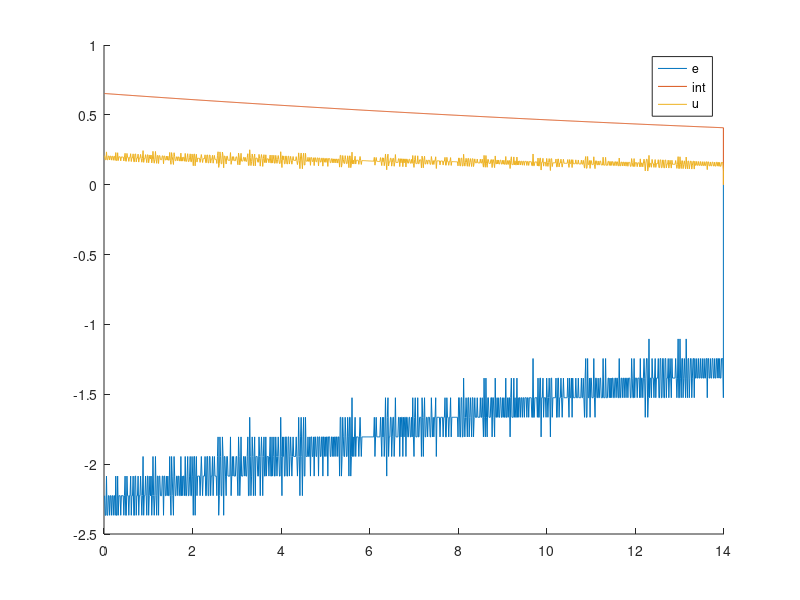

MATLAB code for this plot:
clear;

% dt, motorER, dER, motorIntegratorR, uR
data = dlmread('data1.txt', ' ');
t = cumsum(data(:,1));


figure(1); clf(1); hold on;

plot(t, data(:,2), 'DisplayName', 'e');
plot(t, data(:,4), 'DisplayName', 'int');
plot(t, data(:,5), 'DisplayName', 'u');
legend()